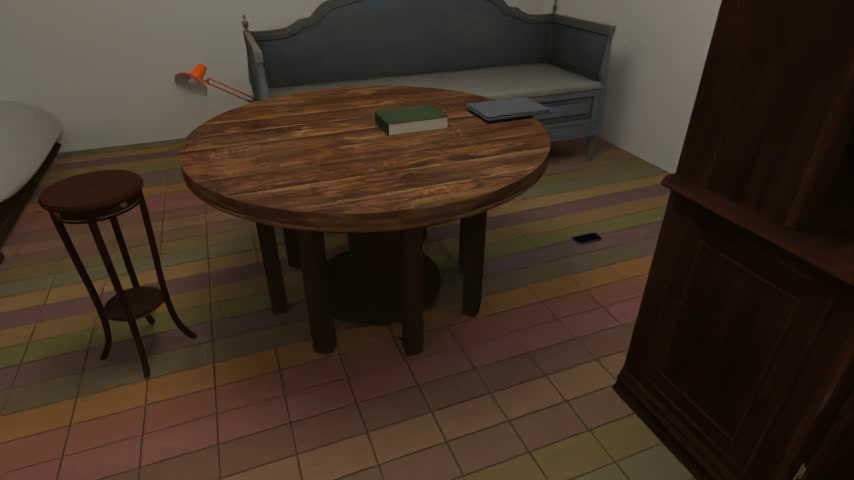
#> input picture examples/t15_h3/case02.png, 854 x 480 px; the run also reads 1 picture not shown here
$ python gen_register.py ../../examples/t15_h3/case01.png ../../examples/t15_h3/case02.png
#> lines starting #> are read from the running program, lines starting #| are printed output that depends on the picture
"""Pixel mapping of a generated video: affine (ECC, MOTION_AFFINE) from the condition image (reference frame 4, the image the
model was given) onto the generated video's first frame. Returns scale (ax, ay), offset (bx, by), rotation/shear residual
and the ECC correlation; a mapping is accepted when the correlation is >= 0.6 and the off-diagonal terms are small.
Used by eval_generated.py; standalone: python gen_register.py VIDEO CONDITION_PNG"""
import sys
import cv2
import numpy as np


def first_frame(video):
    cap = cv2.VideoCapture(str(video)); ok, im = cap.read(); cap.release()
    return im if ok else None


def register(cond_png, video, size=(427, 240)):
#> called with cond_png = '../../examples/t15_h3/case02.png', video = '../../examples/t15_h3/case01.png', size = (427, 240)
    ref = cv2.imread(str(cond_png)); gen = first_frame(video)
#> in register, ref is the input picture: shape (480, 854, 3); mean B, G, R 35.9, 47.8, 62.4
    if ref is None or gen is None: return dict(ok=False, reason='unreadable')
    H, W = gen.shape[:2]; h0, w0 = ref.shape[:2]
#> after `H, W = gen.shape[:2]`: H = 480; W = 854
#> after `h0, w0 = ref.shape[:2]`: h0 = 480; w0 = 854
    # work at a common small size; the initial guess is the plain resize (condition image -> video frame)
    r = cv2.cvtColor(cv2.resize(ref, size, interpolation=cv2.INTER_AREA), cv2.COLOR_BGR2GRAY).astype(np.float32) / 255
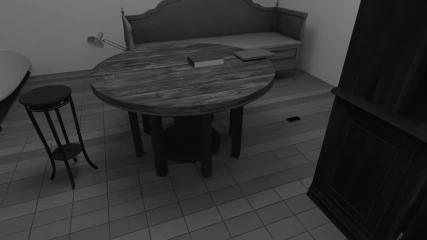
#> r: shape (240, 427) float32; min 0.0157, max 0.506, mean 0.2
    g = cv2.cvtColor(cv2.resize(gen, size, interpolation=cv2.INTER_AREA), cv2.COLOR_BGR2GRAY).astype(np.float32) / 255
    M = np.eye(2, 3, dtype=np.float32)
    try:
        cc, M = cv2.findTransformECC(r, g, M, cv2.MOTION_AFFINE, (cv2.TERM_CRITERIA_EPS | cv2.TERM_CRITERIA_COUNT, 200, 1e-6), None, 5)
#> cc = 1; M = [[1, 3.46e-06, 0.000396], [8.15e-06, 1, -0.000149]]
    except cv2.error as e:
        return dict(ok=False, reason='ecc_failed: ' + str(e)[:80])
    # M maps small-ref coords -> small-gen coords; convert to condition-image pixels -> video pixels
    sxr, syr = size[0] / w0, size[1] / h0; sxg, syg = W / size[0], H / size[1]
#> after `sxr, syr = (size[0] / w0, size[1] / h0)`: sxr = 0.5; syr = 0.5
#> after `sxg, syg = (W / size[0], H / size[1])`: sxg = 2; syg = 2
    ax = M[0, 0] * sxr * sxg; ay = M[1, 1] * syr * syg
#> after `ax = M[0, 0] * sxr * sxg`: ax = 1
#> after `ay = M[1, 1] * syr * syg`: ay = 1
    bx = M[0, 2] * sxg; by = M[1, 2] * syg
#> after `bx = M[0, 2] * sxg`: bx = 0.000793
#> after `by = M[1, 2] * syg`: by = -0.000298
    shear = float(max(abs(M[0, 1]), abs(M[1, 0])))
#> shear = 8.15e-06
    ok = cc >= 0.6 and shear < 0.02
#> ok = True
    return dict(ok=bool(ok), corr=float(cc), scale=(float(ax), float(ay)), offset=(float(bx), float(by)), shear=shear,
                video_size=(W, H), condition_size=(w0, h0))


if __name__ == '__main__':
    print(register(sys.argv[2], sys.argv[1]))
